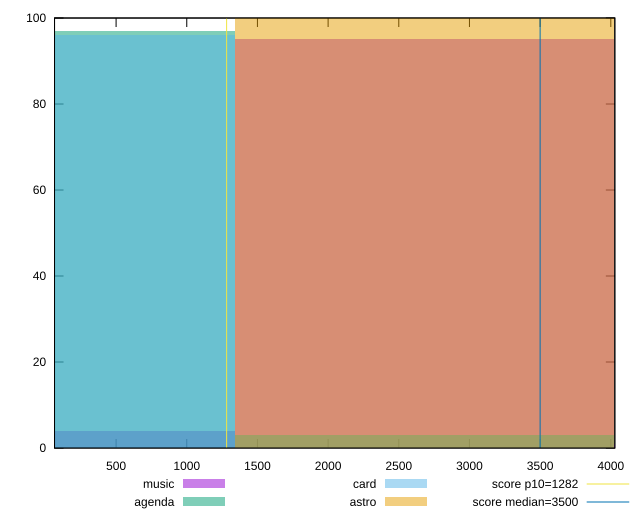

This figure's gnuplot source:
reset

$music <<EOF
2680.2460312850735 95
0 4
5360.492062570147 1
EOF

$agenda <<EOF
2680.2460312850735 3
0 97
EOF

$card <<EOF
2680.2460312850735 3
0 96
EOF

$astro <<EOF
2680.2460312850735 100
EOF

set key outside below
set boxwidth 2680.2460312850735
set xrange [64.49600000000001:4028.4600000000005]
set yrange [0:100]
set trange [0:100]
set style fill transparent solid 0.5 noborder

set parametric
set terminal svg size 640, 520 enhanced background rgb 'white'
set output "report/report_00029_2021-02-24T13-36-40.390Z/bootup-time/comparison/histogram/all_raw.svg"

plot $music title "music" with boxes, \
     $agenda title "agenda" with boxes, \
     $card title "card" with boxes, \
     $astro title "astro" with boxes, \
     1282,t title "score p10=1282", \
     3500,t title "score median=3500"

reset
